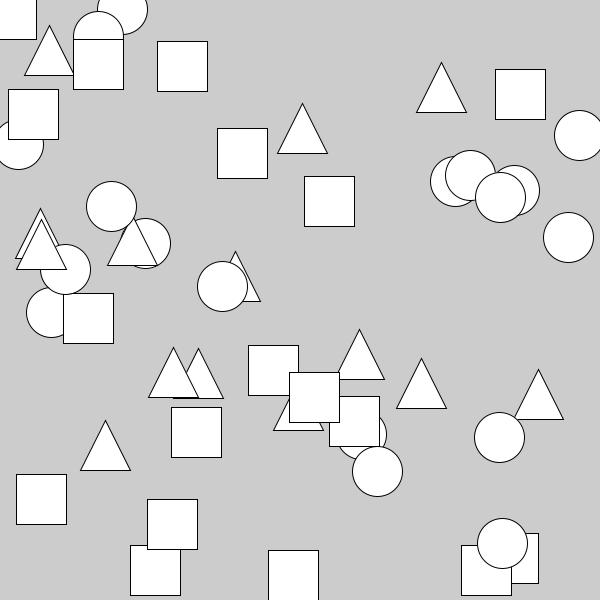
Frame 1 (no input)
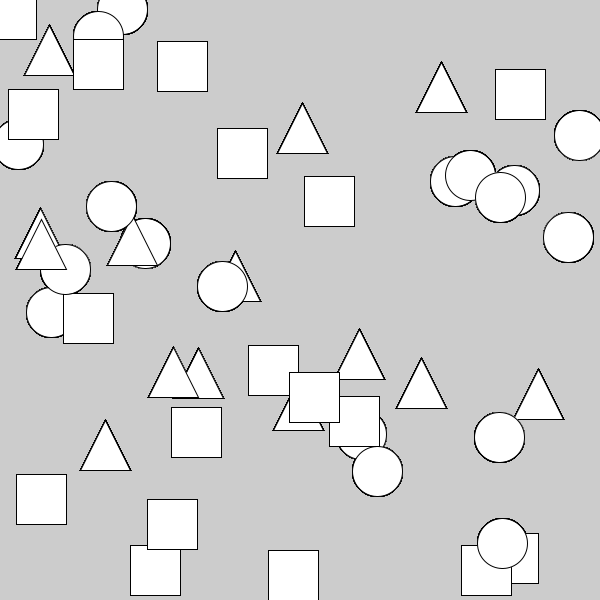
Frame 60 (the mouse pressed at the canvas centre just before this capture)
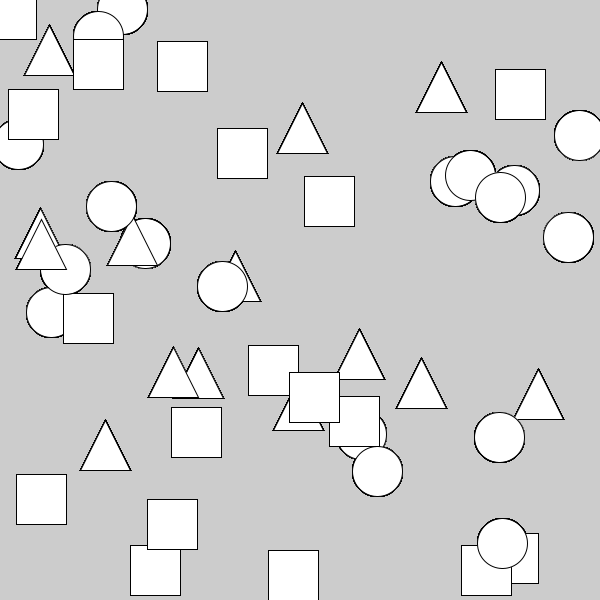
Frame 120 (the mouse held since frame 60 and released just before this capture)

The Processing sketch that drew these frames (run headless with seeded random() and noise(); from frame 60 on, the mouse is pressed at the canvas centre):

// Processing sketch: advancedOOP
// ── advancedOOP.pde
//CirBall b1;
//SqBall b2;
//TriBall b3;

ArrayList<Ball> balls = new ArrayList<Ball>();

void setup() {
  size(600, 600);
  rectMode(CENTER);
  
  for (int i = 0; i < 50; i++) {
    float r = random(1);
    if (r < 0.33) {
      CirBall b = new CirBall(new PVector(random(width), random(height)));
      balls.add(b);
    } else if (r >= 0.33 && r < 0.66) {
      SqBall b = new SqBall(new PVector(random(width), random(height)));
      balls.add(b);
    } else {
      TriBall b = new TriBall(new PVector(random(width), random(height)));
      balls.add(b);
    }
    
  } 

  //b1 = new CirBall(new PVector(width/2 - 100, height/2));
  //b2 = new SqBall(new PVector(width/2, height/2));
  //b3 = new TriBall(new PVector(width/2 + 100, height/2));
}

void draw() {
  
  for (Ball b : balls) {
    b.display();
  }
  //b1.display();
  //b2.display();
  //b3.display();
  
}

class Ball {
  PVector pos;

  Ball(PVector p) {
    pos = p.copy();
  }

  void display() {
    
  }
}

class CirBall extends Ball {
  
  CirBall(PVector p) {
    super(p);
  }
  
  void display() {
    ellipse(pos.x, pos.y, 50, 50);
  }
}

class SqBall extends Ball {

  SqBall(PVector p) {
    super(p);
  }

  void display() {
    rect(pos.x, pos.y, 50, 50);
  }
} 

class TriBall extends Ball {

  TriBall(PVector p) {
    super(p);
  }

  void display() {
    triangle(pos.x-25, pos.y+25, pos.x+25, pos.y+25, pos.x, pos.y-25);
  }
}
